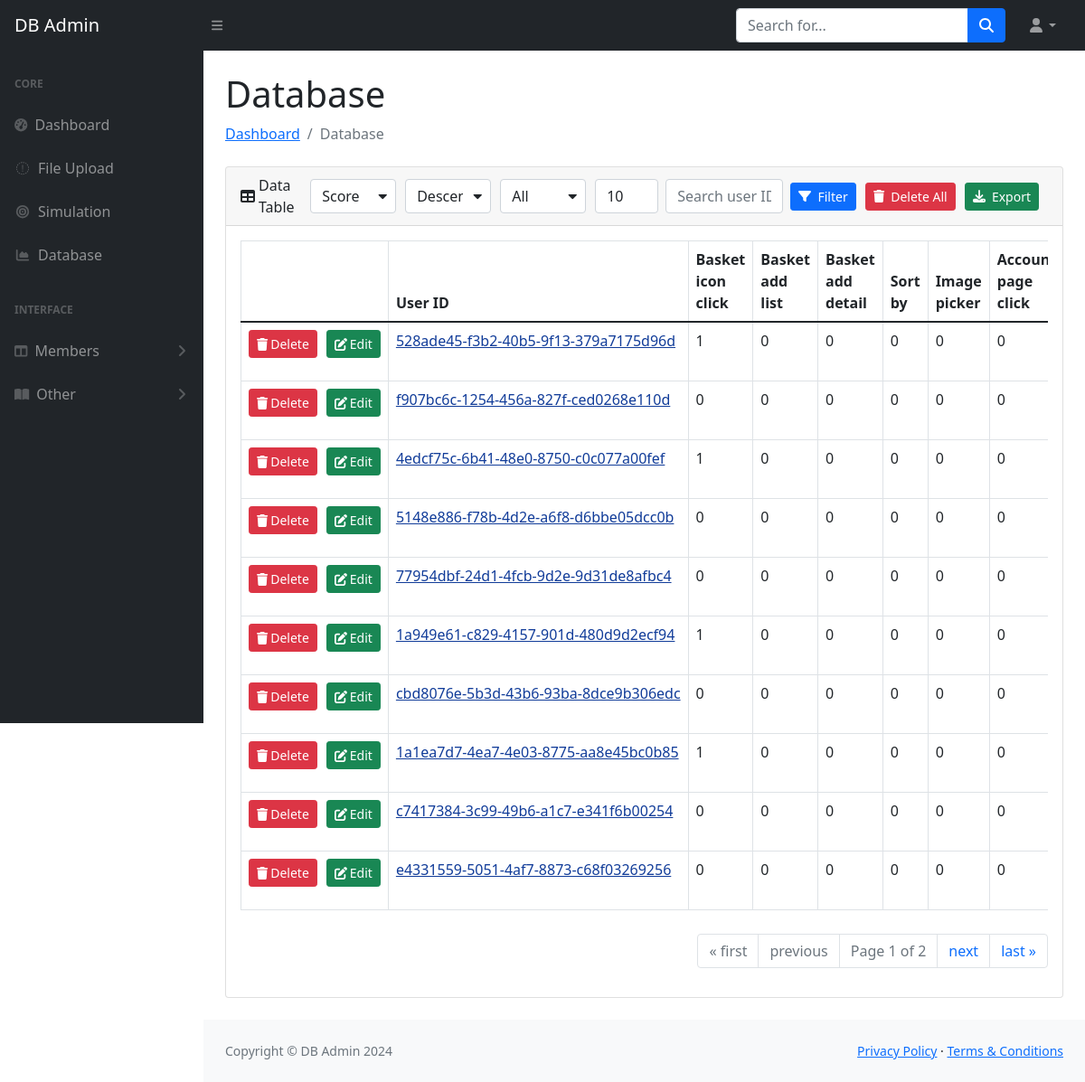
/database/ (signed in), run on the app's committed database.
### crud/models.py (models this page shows)
class Simulation(models.Model):
    user_id = models.CharField(max_length=255,default=False)
    basket_icon_click = models.IntegerField(default=False)
    basket_add_list = models.IntegerField(default=False)
    basket_add_detail = models.IntegerField(default=False)
    sort_by = models.IntegerField(default=False)
    image_picker = models.IntegerField(default=False)
    account_page_click = models.IntegerField(default=False)
    promo_banner_click = models.IntegerField(default=False)
    detail_wishlist_add = models.IntegerField(default=False)
    list_size_dropdown = models.IntegerField(default=False)
    closed_minibasket_click = models.IntegerField(default=False)
    checked_delivery_detail = models.IntegerField(default=False)
    checked_returns_detail = models.IntegerField(default=False)
    sign_in = models.IntegerField(default=False)
    saw_checkout = models.IntegerField(default=False)
    saw_sizecharts = models.IntegerField(default=False)
    saw_delivery = models.IntegerField(default=False)
    saw_account_upgrade = models.IntegerField(default=False)
    saw_homepage = models.IntegerField(default=False)
    device_computer = models.IntegerField(default=False)
    device_tablet = models.IntegerField(default=False)
    returning_user = models.IntegerField(default=False)
    loc_uk = models.IntegerField(default=False)
    propensity = models.FloatField(default=False)
    score = models.FloatField(default=False)
    created_at = models.DateTimeField('%m/%d/%Y %H:%M:%S')
    updated_at = models.DateTimeField('%m/%d/%Y %H:%M:%S')

### crud/views.py (the view, shortened to what this page needs)
# urls.py: path('database/', views.database, name='database'),
@login_required
def database(request):
    get_simulation = Simulation.objects.all()
    serializer = SimulationSerializer(get_simulation, many=True)
    get_simulation = serializer.data
    get_simulation.reverse()
    number = int(request.GET.get('number', 10))
    sort_order = request.GET.get('sort_order', 'desc')
    select1 = request.GET.get('filter', 'All')
    sortBy = request.GET.get('sortBy', 'score')
    print(sortBy)
    if select1 == 'All':
        filtered_simulation = sorted(get_simulation, key=lambda x: x.get(sortBy, ''), reverse=(sort_order == 'desc'))
    paginator = Paginator(filtered_simulation, number)
    page = request.GET.get('page')
    try:
        data = paginator.page(page)
    except PageNotAnInteger:
        data = paginator.page(1)
    except EmptyPage:
        data = paginator.page(paginator.num_pages)
    dic_cols = {"basket_icon_click": "Basket icon click", "basket_add_list": "Basket add list",
                    "basket_add_detail": "Basket add detail", "sort_by": "Sort by", "image_picker": "Image picker",
                    "account_page_click": "Account page click", "promo_banner_click": "Promo banner click",
                    "detail_wishlist_add": "Detail wishlist add", "list_size_dropdown": "List size dropdown",
                    "closed_minibasket_click": "Closed minibasket click", "checked_delivery_detail": "Checked delivery detail",
                    "checked_returns_detail": "Checked returns detail", "sign_in": "Sign in", "saw_checkout": "Saw checkout",
                    "saw_sizecharts": "Saw sizecharts", "saw_delivery": "Saw delivery", "saw_account_upgrade": "Saw account upgrade",
                    "saw_homepage": "Saw homepage", "device_computer": "Device computer", "device_tablet": "Device tablet",
                    "returning_user": "Returning user", "loc_uk": "Loc uk", "propensity": "Propensity", "created_at": "Created at", "updated_at": "Updated at"}
    value_col_str = ",".join(dic_cols.values())
    isSelect, _ = IsSelect.objects.get_or_create(
        id=1,
        defaults={
            'select': value_col_str,
            'not_select': 'N'
        }
    )
    value_col = isSelect.select.split(",") if isSelect.select else []
    value_not_col = isSelect.not_select.split(",") if isSelect.not_select else []
    key_col = [i.replace(" ", "_").lower() for i in value_col]
    context = {'get_simulation': get_simulation, 'data': data, 'number': number, 'select': select1,
               'value_col': value_col, 'value_not_col': value_not_col, 'key_col': key_col, 'sortBy': sortBy,
               'sort_order': sort_order}
    return render(request, 'database.html', context)

### crud/templatetags/custom_filters.py (called while the page is built)
@register.filter
def get_item(dictionary, key):
    return dictionary.get(key)

### templates/database.html (shortened to what this page needs)
{% extends 'layout/app.html' %}
{% load static %}
{% block body %}
<div class="container-fluid px-4">
    <h1 class="mt-4">Database</h1>
    <ol class="breadcrumb mb-4">
        <li class="breadcrumb-item"><a href="{% url 'dashboard' %}">Dashboard</a></li>
        <li class="breadcrumb-item active">Database</li>
    </ol>
    {% include 'datatable.html'%}
</div>
{% endblock %}

### templates/datatable.html (shortened to what this page needs)
{% load custom_filters %}
<div class="card mb-4">
    <div class="card-header" style="display: flex; justify-content: space-between; align-items: center;">
        <div style="display: flex; align-items: center;">
            <i class="fas fa-table me-1"></i>
            Data Table
        </div>
        <div class="simulation-right" style="display: flex; align-items: center; justify-content: space-between; flex-wrap: nowrap;">
            <form id="pagination-form"  role="form" action="" method="GET" style="display: flex; align-items: center; justify-content: center; flex-wrap: nowrap;">
                <div class="form-group select-with-icon" style="margin-right: 10px;">
                    <select class="form-control" data-toggle="tooltip" data-placement="top" title="Sort by" style="width: 95px;" name="sortBy" id="sortSelect">
                        <option value="score" {% if sortBy == "score" %}selected{% endif %}>Score</option>
                    </select>
                </div>
                <div class="form-group select-with-icon" style="margin-right: 10px;">
                    <select class="form-control" data-toggle="tooltip" data-placement="top" title="Sort Order" style="width: 95px;" name="sort_order" id="sortOrderSelect">
                        <option value="desc" {% if sort_order == "desc" %}selected{% endif %}>Descending</option>
                    </select>
                </div>
                <div class="form-group select-with-icon" style="margin-right: 10px;">
                    <select class="form-control" data-toggle="tooltip" data-placement="top" title="Level of potential customers" style="width: 95px;" name="filter" id="filterSelect">
                        <option value="All" {% if select == "All" %}selected{% endif %}>All</option>
                    </select>
                </div>
                <div class="input-group me-2" style="margin-right: 10px;" data-toggle="tooltip" data-placement="top" title="Number data">
                    <input type="number" value="{{ number }}" style="width: 70px;" min="10" id="number" name="number" class="form-control" aria-describedby="basic-addon2" onchange="updateNumber()">
                </div>
                <div class="input-group me-2" style="margin-right: 10px;" data-toggle="tooltip" data-placement="top" title="Search user ID">
                    <input type="text" name="search" class="form-control" placeholder="Search user ID..." aria-label="Search" aria-describedby="basic-addon2" style="width: 130px;">
                </div>
            </form>
            <button class="btn btn-sm btn-primary" data-toggle="modal" data-placement="top" title="Filter" data-target="#filterModal" style="display: flex; align-items: center; white-space: nowrap; margin-right: 10px;">
                <span class="fa fa-filter" style="display: inline-block;"></span>&nbsp; Filter
            </button>
            <a class="btn btn-sm btn-danger" data-toggle="tooltip" data-placement="top" title="Delete All" href="{% url 'delete_all' %}" style="display: flex; align-items: center; white-space: nowrap; margin-right: 10px;">
                <span class="fa fa-trash" style="display: inline-block;"></span>&nbsp; Delete All
            </a>
            <a class="btn btn-sm btn-success" data-toggle="tooltip" data-placement="top" title="Export file" href="{% url 'save_file' %}" style="display: flex; align-items: center; white-space: nowrap; margin-right: 10px;">
                <span class="fa fa-download" style="display: inline-block;"></span>&nbsp; Export
            </a>
        </div>
    </div>
    <div class="card-body">
        <div class="table-data">
            <div class="table-responsive">
                <table id="datatablesSimple1" class="table table-bordered" width="100%" cellspacing="0">
                    <thead>
                        <tr>
                            <th></th>
                            <th style="white-space: nowrap;">User ID</th>
                            {% for col in value_col %}
                                {% if col != "N" %}
                                <th>{{ col }}</th>
                                {% endif %}
                            {% endfor %}
                        </tr>
                    </thead>
                    <tbody>
                        {% for i in data %}
                            <tr>
                                <td>
                                    <div style="display: flex; gap: 10px; align-items: center;">
                                        <a class="btn btn-sm btn-danger" id="del" href="{% url 'delete' i.user_id %}" data-toggle="tooltip" data-placement="top" style="display: flex; align-items: center; white-space: nowrap;" title="Delete {{ i.user_id }}">
                                            <span class="fa fa-trash" style="margin-right: 3px;"></span>Delete
                                        </a>
                                        <a class="btn btn-sm btn-success" id="edit" href="#" data-toggle="modal" data-placement="top" title="Editer" data-target="#EditModal" style="display: flex; align-items: center; white-space: nowrap;" title="Edit {{ i.user_id }}">
                                            <span class="fa fa-edit" style="margin-right: 3px;"></span>Edit
                                        </a>
                                    </div>
                                </td>
                                <td style="white-space: nowrap; cursor: pointer; color: rgb(17, 60, 153); text-decoration: underline;" data-toggle="modal" data-target="#userModal">
                                    {{ i.user_id }}
                                </td>
                                {% for key in key_col %}
                                    {% if key != "N" %}
                                        <td>{{ i|get_item:key }}</td>
                                    {% endif %}
                                {% endfor %}
                            </tr>
                        {% endfor %}
                    </tbody>
                </table>
            </div>
            <nav id="pagination-nav" aria-label="Page navigation" style="margin-top: 10px;margin-bottom: 0;">
                <ul class="pagination justify-content-end">
                    {% if data.has_previous %}
                        <li class="page-item">
                            <a class="page-link" href="?page=1&sortBy={{ sortBy }}&select={{ select }}&number={{ number }}" aria-label="First">
                                <span aria-hidden="true">&laquo; first</span>
                            </a>
                        </li>
                        <li class="page-item">
                            <a class="page-link" href="?page={{ data.previous_page_number }}&sortBy={{ sortBy }}&select={{ select }}&number={{ number }}" aria-label="Previous">
                                <span aria-hidden="true">previous</span>
                            </a>
                        </li>
                    {% else %}
                        <li class="page-item disabled">
                            <a class="page-link" href="#" tabindex="-1" aria-disabled="true">&laquo; first</a>
                        </li>
                        <li class="page-item disabled">
                            <a class="page-link" href="#" tabindex="-1" aria-disabled="true">previous</a>
                        </li>
                    {% endif %}
                    <li class="page-item disabled">
                        <a class="page-link" href="#">Page {{ data.number }} of {{ data.paginator.num_pages }}</a>
                    </li>
                    {% if data.has_next %}
                        <li class="page-item">
                            <a class="page-link" href="?page={{ data.next_page_number }}&sortBy={{ sortBy }}&select={{ select }}&number={{ number }}" aria-label="Next">
                                <span aria-hidden="true">next</span>
                            </a>
                        </li>
                        <li class="page-item">
                            <a class="page-link" href="?page={{ data.paginator.num_pages }}&sortBy={{ sortBy }}&select={{ select }}&number={{ number }}" aria-label="Last">
                                <span aria-hidden="true">last &raquo;</span>
                            </a>
                        </li>
                    {% endif %}
                </ul>
            </nav>
        </div>
    </div>
</div>

### data on the page
Simulation: user_id "528ade45-f3b2-40b5-9f13-379a7175d96d"
Simulation: user_id "f907bc6c-1254-456a-827f-ced0268e110d"
Simulation: user_id "4edcf75c-6b41-48e0-8750-c0c077a00fef"
Simulation: user_id "5148e886-f78b-4d2e-a6f8-d6bbe05dcc0b"
Simulation: user_id "77954dbf-24d1-4fcb-9d2e-9d31de8afbc4"
Simulation: user_id "1a949e61-c829-4157-901d-480d9d2ecf94"
Simulation: user_id "cbd8076e-5b3d-43b6-93ba-8dce9b306edc"
Simulation: user_id "1a1ea7d7-4ea7-4e03-8775-aa8e45bc0b85"
Simulation: user_id "c7417384-3c99-49b6-a1c7-e341f6b00254"
Simulation: user_id "e4331559-5051-4af7-8873-c68f03269256"

### other printed values
{{ col }} "Basket icon click" "Basket add list" "Basket add detail" "Sort by" "Image picker"
{{ i|get_item:key }} "1" "0" "0" "0" "0" "0" "0" "0" "0" "0" "0" "0" "1" "0" "0" "0" "0" "0" "0" "0" "0" "0" "0" "0" "0" "0" "0" "0" "0" "0" "1" "0" "0" "0" "0" "0" "0" "0" "0" "0" "0" "0" "1" "0" "0" "0" "0" "0" "0" "0" "0" "0" "0" "0" "0" "0" "0" "0" "0" "0"
{{ data.number }} "1"
{{ data.paginator.num_pages }} "2"
